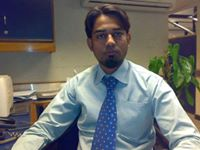
#> input picture Assignment_1/nasir.jpg, 200 x 150 px
$ jupyter execute --allow-errors 'Image processing.ipynb'
#> lines starting #> are read from the running program, lines starting #| are printed output that depends on the picture
# Image processing first practice

[cell 1]
import PIL
print('Pillow Version:', PIL.__version__)

[cell 2]
from PIL import Image

[cell 3]
image=Image.open("nasir.jpg")
#> image is the input picture: PIL image 200x150 RGB; mean R, G, B 107.5, 109.8, 108.9

[cell 4]
image

[cell 5]
image.size
#> Out = (200, 150)

[cell 6]
image.mode
#> Out = 'RGB'

[cell 7]
image.format
#> Out = 'JPEG'

[cell 8]
image.format_description
#> Out = 'JPEG (ISO 10918)'

[cell 9]
type(image)

[cell 10]
# converting image into numpy array

[cell 11]
import numpy as np
img_arr=np.array(image)

[cell 12]
img_arr.shape
#> Out = (150, 200, 3)

[cell 13]
img_arr.ravel().shape
#> Out = (90000,)

## load and display image with Matplotlib

[cell 14]
from matplotlib import image
from matplotlib import pyplot

[cell 15]
img=image.imread("nasir.jpg")

[cell 16]
img2=image.imread("nasir.jpg")

[cell 17]
img

[cell 18]
img.dtype

[cell 19]
img.shape
#> Out = (150, 200, 3)

[cell 20]
# display the array of pixels as an image
pyplot.imshow(img)
pyplot.show()

[cell 21]
pyplot.imshow(img2)
pyplot.show()

[cell 22]
img3=np.vstack((img,img2))
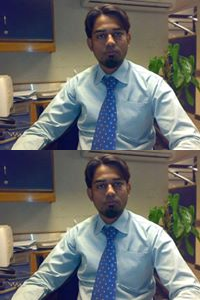
#> img3: shape (300, 200, 3); mean R, G, B 107.5, 109.8, 108.9

[cell 23]
pyplot.imshow(img3)

[cell 24]
img3.shape
#> Out = (300, 200, 3)

#> (a cell that did not finish here is left out)

## manipulating and saving the image

[cell 26]
import numpy as np
from PIL import Image

myImg = Image.open('nasir.jpg')
myImg = myImg.convert('L')
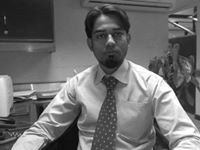
#> myImg: PIL image 200x150 L; min 4, max 255, mean 109
myImg = np.array(myImg)
#myImg = np.array(Image.open('kolala.jpeg').convert())

print(type(myImg))
#| <class 'numpy.ndarray'>

gr_im= Image.fromarray(myImg).save('gr_nasir.png')
gr_im
